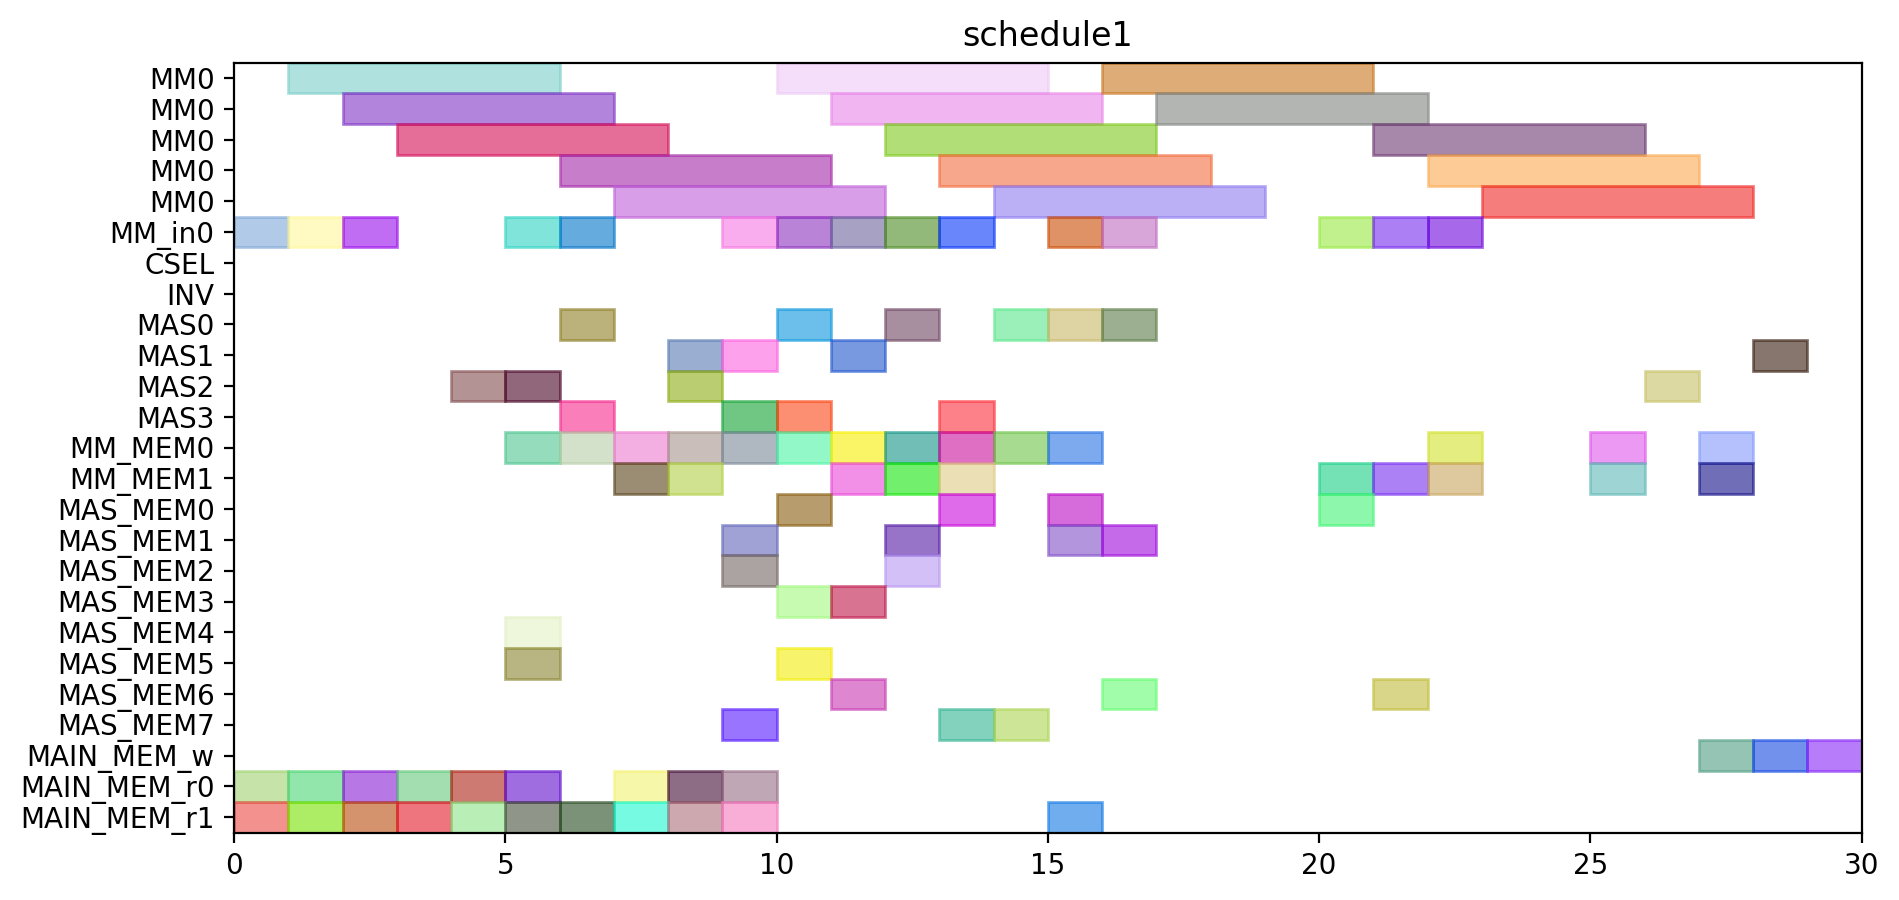

Generate this figure with Python:
from pyschedule import Scenario, solvers, plotters, alt


def solve():
	horizon = 112
	S = Scenario("schedule1", horizon=horizon)

	# resource
	MM = S.Resources('MM', num=1, size=5)
	MM_in = S.Resources('MM_in', num=1)
	CSEL = S.Resource('CSEL')
	INV = S.Resource('INV')
	MAS = S.Resources('MAS', num=4, size=1, periods=range(1, horizon))
	MM_MEM = S.Resources('MM_MEM', num=2)
	MAS_MEM = S.Resources('MAS_MEM', num=8)
	MAIN_MEM_w = S.Resource('MAIN_MEM_w', size=1)
	MAIN_MEM_r = S.Resources('MAIN_MEM_r', num=2)

	# result of previous scheduling
	t0_in = S.Task('t0_in', length=1, delay_cost=1)
	S += t0_in >= 0
	t0_in += MM_in[0]

	t0_mem0 = S.Task('t0_mem0', length=1, delay_cost=1)
	S += t0_mem0 >= 0
	t0_mem0 += MAIN_MEM_r[0]

	t0_mem1 = S.Task('t0_mem1', length=1, delay_cost=1)
	S += t0_mem1 >= 0
	t0_mem1 += MAIN_MEM_r[1]

	t0 = S.Task('t0', length=5, delay_cost=1)
	S += t0 >= 1
	t0 += MM[0]

	t2_in = S.Task('t2_in', length=1, delay_cost=1)
	S += t2_in >= 1
	t2_in += MM_in[0]

	t2_mem0 = S.Task('t2_mem0', length=1, delay_cost=1)
	S += t2_mem0 >= 1
	t2_mem0 += MAIN_MEM_r[0]

	t2_mem1 = S.Task('t2_mem1', length=1, delay_cost=1)
	S += t2_mem1 >= 1
	t2_mem1 += MAIN_MEM_r[1]

	t1_in = S.Task('t1_in', length=1, delay_cost=1)
	S += t1_in >= 2
	t1_in += MM_in[0]

	t1_mem0 = S.Task('t1_mem0', length=1, delay_cost=1)
	S += t1_mem0 >= 2
	t1_mem0 += MAIN_MEM_r[0]

	t1_mem1 = S.Task('t1_mem1', length=1, delay_cost=1)
	S += t1_mem1 >= 2
	t1_mem1 += MAIN_MEM_r[1]

	t2 = S.Task('t2', length=5, delay_cost=1)
	S += t2 >= 2
	t2 += MM[0]

	t1 = S.Task('t1', length=5, delay_cost=1)
	S += t1 >= 3
	t1 += MM[0]

	t4_mem0 = S.Task('t4_mem0', length=1, delay_cost=1)
	S += t4_mem0 >= 3
	t4_mem0 += MAIN_MEM_r[0]

	t4_mem1 = S.Task('t4_mem1', length=1, delay_cost=1)
	S += t4_mem1 >= 3
	t4_mem1 += MAIN_MEM_r[1]

	t3_mem0 = S.Task('t3_mem0', length=1, delay_cost=1)
	S += t3_mem0 >= 4
	t3_mem0 += MAIN_MEM_r[0]

	t3_mem1 = S.Task('t3_mem1', length=1, delay_cost=1)
	S += t3_mem1 >= 4
	t3_mem1 += MAIN_MEM_r[1]

	t4 = S.Task('t4', length=1, delay_cost=1)
	S += t4 >= 4
	t4 += MAS[2]

	t14_mem0 = S.Task('t14_mem0', length=1, delay_cost=1)
	S += t14_mem0 >= 5
	t14_mem0 += MAIN_MEM_r[0]

	t14_mem1 = S.Task('t14_mem1', length=1, delay_cost=1)
	S += t14_mem1 >= 5
	t14_mem1 += MAIN_MEM_r[1]

	t18_mem0 = S.Task('t18_mem0', length=1, delay_cost=1)
	S += t18_mem0 >= 5
	t18_mem0 += MM_MEM[0]

	t3 = S.Task('t3', length=1, delay_cost=1)
	S += t3 >= 5
	t3 += MAS[2]

	t5_in = S.Task('t5_in', length=1, delay_cost=1)
	S += t5_in >= 5
	t5_in += MM_in[0]

	t5_mem0 = S.Task('t5_mem0', length=1, delay_cost=1)
	S += t5_mem0 >= 5
	t5_mem0 += MAS_MEM[4]

	t5_mem1 = S.Task('t5_mem1', length=1, delay_cost=1)
	S += t5_mem1 >= 5
	t5_mem1 += MAS_MEM[5]

	t14 = S.Task('t14', length=1, delay_cost=1)
	S += t14 >= 6
	t14 += MAS[3]

	t18 = S.Task('t18', length=1, delay_cost=1)
	S += t18 >= 6
	t18 += MAS[0]

	t20_in = S.Task('t20_in', length=1, delay_cost=1)
	S += t20_in >= 6
	t20_in += MM_in[0]

	t20_mem0 = S.Task('t20_mem0', length=1, delay_cost=1)
	S += t20_mem0 >= 6
	t20_mem0 += MM_MEM[0]

	t20_mem1 = S.Task('t20_mem1', length=1, delay_cost=1)
	S += t20_mem1 >= 6
	t20_mem1 += MAIN_MEM_r[1]

	t5 = S.Task('t5', length=5, delay_cost=1)
	S += t5 >= 6
	t5 += MM[0]

	t20 = S.Task('t20', length=5, delay_cost=1)
	S += t20 >= 7
	t20 += MM[0]

	t6_mem0 = S.Task('t6_mem0', length=1, delay_cost=1)
	S += t6_mem0 >= 7
	t6_mem0 += MM_MEM[0]

	t6_mem1 = S.Task('t6_mem1', length=1, delay_cost=1)
	S += t6_mem1 >= 7
	t6_mem1 += MM_MEM[1]

	t9_mem0 = S.Task('t9_mem0', length=1, delay_cost=1)
	S += t9_mem0 >= 7
	t9_mem0 += MAIN_MEM_r[0]

	t9_mem1 = S.Task('t9_mem1', length=1, delay_cost=1)
	S += t9_mem1 >= 7
	t9_mem1 += MAIN_MEM_r[1]

	t13_mem0 = S.Task('t13_mem0', length=1, delay_cost=1)
	S += t13_mem0 >= 8
	t13_mem0 += MAIN_MEM_r[0]

	t13_mem1 = S.Task('t13_mem1', length=1, delay_cost=1)
	S += t13_mem1 >= 8
	t13_mem1 += MAIN_MEM_r[1]

	t16_mem0 = S.Task('t16_mem0', length=1, delay_cost=1)
	S += t16_mem0 >= 8
	t16_mem0 += MM_MEM[0]

	t16_mem1 = S.Task('t16_mem1', length=1, delay_cost=1)
	S += t16_mem1 >= 8
	t16_mem1 += MM_MEM[1]

	t6 = S.Task('t6', length=1, delay_cost=1)
	S += t6 >= 8
	t6 += MAS[2]

	t9 = S.Task('t9', length=1, delay_cost=1)
	S += t9 >= 8
	t9 += MAS[1]

	t13 = S.Task('t13', length=1, delay_cost=1)
	S += t13 >= 9
	t13 += MAS[1]

	t15_in = S.Task('t15_in', length=1, delay_cost=1)
	S += t15_in >= 9
	t15_in += MM_in[0]

	t15_mem0 = S.Task('t15_mem0', length=1, delay_cost=1)
	S += t15_mem0 >= 9
	t15_mem0 += MAS_MEM[2]

	t15_mem1 = S.Task('t15_mem1', length=1, delay_cost=1)
	S += t15_mem1 >= 9
	t15_mem1 += MAS_MEM[7]

	t16 = S.Task('t16', length=1, delay_cost=1)
	S += t16 >= 9
	t16 += MAS[3]

	t19_mem0 = S.Task('t19_mem0', length=1, delay_cost=1)
	S += t19_mem0 >= 9
	t19_mem0 += MM_MEM[0]

	t19_mem1 = S.Task('t19_mem1', length=1, delay_cost=1)
	S += t19_mem1 >= 9
	t19_mem1 += MAS_MEM[1]

	t8_mem0 = S.Task('t8_mem0', length=1, delay_cost=1)
	S += t8_mem0 >= 9
	t8_mem0 += MAIN_MEM_r[0]

	t8_mem1 = S.Task('t8_mem1', length=1, delay_cost=1)
	S += t8_mem1 >= 9
	t8_mem1 += MAIN_MEM_r[1]

	t10_in = S.Task('t10_in', length=1, delay_cost=1)
	S += t10_in >= 10
	t10_in += MM_in[0]

	t10_mem0 = S.Task('t10_mem0', length=1, delay_cost=1)
	S += t10_mem0 >= 10
	t10_mem0 += MAS_MEM[0]

	t10_mem1 = S.Task('t10_mem1', length=1, delay_cost=1)
	S += t10_mem1 >= 10
	t10_mem1 += MAS_MEM[3]

	t15 = S.Task('t15', length=5, delay_cost=1)
	S += t15 >= 10
	t15 += MM[0]

	t19 = S.Task('t19', length=1, delay_cost=1)
	S += t19 >= 10
	t19 += MAS[3]

	t7_mem0 = S.Task('t7_mem0', length=1, delay_cost=1)
	S += t7_mem0 >= 10
	t7_mem0 += MM_MEM[0]

	t7_mem1 = S.Task('t7_mem1', length=1, delay_cost=1)
	S += t7_mem1 >= 10
	t7_mem1 += MAS_MEM[5]

	t8 = S.Task('t8', length=1, delay_cost=1)
	S += t8 >= 10
	t8 += MAS[0]

	t10 = S.Task('t10', length=5, delay_cost=1)
	S += t10 >= 11
	t10 += MM[0]

	t22_mem0 = S.Task('t22_mem0', length=1, delay_cost=1)
	S += t22_mem0 >= 11
	t22_mem0 += MM_MEM[0]

	t22_mem1 = S.Task('t22_mem1', length=1, delay_cost=1)
	S += t22_mem1 >= 11
	t22_mem1 += MM_MEM[1]

	t28_in = S.Task('t28_in', length=1, delay_cost=1)
	S += t28_in >= 11
	t28_in += MM_in[0]

	t28_mem0 = S.Task('t28_mem0', length=1, delay_cost=1)
	S += t28_mem0 >= 11
	t28_mem0 += MAS_MEM[6]

	t28_mem1 = S.Task('t28_mem1', length=1, delay_cost=1)
	S += t28_mem1 >= 11
	t28_mem1 += MAS_MEM[3]

	t7 = S.Task('t7', length=1, delay_cost=1)
	S += t7 >= 11
	t7 += MAS[1]

	t21_mem0 = S.Task('t21_mem0', length=1, delay_cost=1)
	S += t21_mem0 >= 12
	t21_mem0 += MM_MEM[0]

	t21_mem1 = S.Task('t21_mem1', length=1, delay_cost=1)
	S += t21_mem1 >= 12
	t21_mem1 += MM_MEM[1]

	t22 = S.Task('t22', length=1, delay_cost=1)
	S += t22 >= 12
	t22 += MAS[0]

	t25_in = S.Task('t25_in', length=1, delay_cost=1)
	S += t25_in >= 12
	t25_in += MM_in[0]

	t25_mem0 = S.Task('t25_mem0', length=1, delay_cost=1)
	S += t25_mem0 >= 12
	t25_mem0 += MAS_MEM[2]

	t25_mem1 = S.Task('t25_mem1', length=1, delay_cost=1)
	S += t25_mem1 >= 12
	t25_mem1 += MAS_MEM[1]

	t28 = S.Task('t28', length=5, delay_cost=1)
	S += t28 >= 12
	t28 += MM[0]

	t11_mem0 = S.Task('t11_mem0', length=1, delay_cost=1)
	S += t11_mem0 >= 13
	t11_mem0 += MM_MEM[0]

	t11_mem1 = S.Task('t11_mem1', length=1, delay_cost=1)
	S += t11_mem1 >= 13
	t11_mem1 += MM_MEM[1]

	t21 = S.Task('t21', length=1, delay_cost=1)
	S += t21 >= 13
	t21 += MAS[3]

	t25 = S.Task('t25', length=5, delay_cost=1)
	S += t25 >= 13
	t25 += MM[0]

	t27_in = S.Task('t27_in', length=1, delay_cost=1)
	S += t27_in >= 13
	t27_in += MM_in[0]

	t27_mem0 = S.Task('t27_mem0', length=1, delay_cost=1)
	S += t27_mem0 >= 13
	t27_mem0 += MAS_MEM[0]

	t27_mem1 = S.Task('t27_mem1', length=1, delay_cost=1)
	S += t27_mem1 >= 13
	t27_mem1 += MAS_MEM[7]

	t11 = S.Task('t11', length=1, delay_cost=1)
	S += t11 >= 14
	t11 += MAS[0]

	t17_mem0 = S.Task('t17_mem0', length=1, delay_cost=1)
	S += t17_mem0 >= 14
	t17_mem0 += MM_MEM[0]

	t17_mem1 = S.Task('t17_mem1', length=1, delay_cost=1)
	S += t17_mem1 >= 14
	t17_mem1 += MAS_MEM[7]

	t27 = S.Task('t27', length=5, delay_cost=1)
	S += t27 >= 14
	t27 += MM[0]

	t12_mem0 = S.Task('t12_mem0', length=1, delay_cost=1)
	S += t12_mem0 >= 15
	t12_mem0 += MM_MEM[0]

	t12_mem1 = S.Task('t12_mem1', length=1, delay_cost=1)
	S += t12_mem1 >= 15
	t12_mem1 += MAS_MEM[1]

	t17 = S.Task('t17', length=1, delay_cost=1)
	S += t17 >= 15
	t17 += MAS[0]

	t23_in = S.Task('t23_in', length=1, delay_cost=1)
	S += t23_in >= 15
	t23_in += MM_in[0]

	t23_mem0 = S.Task('t23_mem0', length=1, delay_cost=1)
	S += t23_mem0 >= 15
	t23_mem0 += MAS_MEM[0]

	t23_mem1 = S.Task('t23_mem1', length=1, delay_cost=1)
	S += t23_mem1 >= 15
	t23_mem1 += MAIN_MEM_r[1]

	t12 = S.Task('t12', length=1, delay_cost=1)
	S += t12 >= 16
	t12 += MAS[0]

	t23 = S.Task('t23', length=5, delay_cost=1)
	S += t23 >= 16
	t23 += MM[0]

	t29_in = S.Task('t29_in', length=1, delay_cost=1)
	S += t29_in >= 16
	t29_in += MM_in[0]

	t29_mem0 = S.Task('t29_mem0', length=1, delay_cost=1)
	S += t29_mem0 >= 16
	t29_mem0 += MAS_MEM[6]

	t29_mem1 = S.Task('t29_mem1', length=1, delay_cost=1)
	S += t29_mem1 >= 16
	t29_mem1 += MAS_MEM[1]

	t29 = S.Task('t29', length=5, delay_cost=1)
	S += t29 >= 17
	t29 += MM[0]


	# new tasks
	t24_in = S.Task('t24_in', length=1, delay_cost=1)
	t24_in += alt(MM_in)
	t24 = S.Task('t24', length=5, delay_cost=1)
	t24 += alt(MM)
	S += t24>=t24_in

	t24_mem0 = S.Task('t24_mem0', length=1, delay_cost=1)
	t24_mem0 += MAS_MEM[0]
	S += 16 < t24_mem0
	S += t24_mem0 <= t24

	t24_mem1 = S.Task('t24_mem1', length=1, delay_cost=1)
	t24_mem1 += MM_MEM[1]
	S += 20 < t24_mem1
	S += t24_mem1 <= t24

	t26_in = S.Task('t26_in', length=1, delay_cost=1)
	t26_in += alt(MM_in)
	t26 = S.Task('t26', length=5, delay_cost=1)
	t26 += alt(MM)
	S += t26>=t26_in

	t26_mem0 = S.Task('t26_mem0', length=1, delay_cost=1)
	t26_mem0 += MAS_MEM[6]
	S += 10 < t26_mem0
	S += t26_mem0 <= t26

	t26_mem1 = S.Task('t26_mem1', length=1, delay_cost=1)
	t26_mem1 += MM_MEM[1]
	S += 20 < t26_mem1
	S += t26_mem1 <= t26

	PZ_new_in = S.Task('PZ_new_in', length=1, delay_cost=1)
	PZ_new_in += alt(MM_in)
	PZ_new = S.Task('PZ_new', length=5, delay_cost=1)
	PZ_new += alt(MM)
	S += PZ_new>=PZ_new_in

	S += 0<PZ_new

	PZ_new_w = S.Task('PZ_new_w', length=1, delay_cost=1)
	PZ_new_w += alt(MAIN_MEM_w)
	S += PZ_new <= PZ_new_w

	PZ_new_mem0 = S.Task('PZ_new_mem0', length=1, delay_cost=1)
	PZ_new_mem0 += MM_MEM[0]
	S += 21 < PZ_new_mem0
	S += PZ_new_mem0 <= PZ_new

	PZ_new_mem1 = S.Task('PZ_new_mem1', length=1, delay_cost=1)
	PZ_new_mem1 += MM_MEM[1]
	S += 16 < PZ_new_mem1
	S += PZ_new_mem1 <= PZ_new

	PX_new = S.Task('PX_new', length=1, delay_cost=1)
	PX_new += alt(MAS)

	S += 0<PX_new

	PX_new_w = S.Task('PX_new_w', length=1, delay_cost=1)
	PX_new_w += alt(MAIN_MEM_w)
	S += PX_new <= PX_new_w

	PX_new_mem0 = S.Task('PX_new_mem0', length=1, delay_cost=1)
	PX_new_mem0 += MM_MEM[0]
	S += 17 < PX_new_mem0
	S += PX_new_mem0 <= PX_new

	PX_new_mem1 = S.Task('PX_new_mem1', length=1, delay_cost=1)
	PX_new_mem1 += alt(MM_MEM)
	S += (t24*MM[0])-1 < PX_new_mem1*MM_MEM[1]
	S += PX_new_mem1 <= PX_new

	PY_new = S.Task('PY_new', length=1, delay_cost=1)
	PY_new += alt(MAS)

	S += 0<PY_new

	PY_new_w = S.Task('PY_new_w', length=1, delay_cost=1)
	PY_new_w += alt(MAIN_MEM_w)
	S += PY_new <= PY_new_w

	PY_new_mem0 = S.Task('PY_new_mem0', length=1, delay_cost=1)
	PY_new_mem0 += MM_MEM[0]
	S += 18 < PY_new_mem0
	S += PY_new_mem0 <= PY_new

	PY_new_mem1 = S.Task('PY_new_mem1', length=1, delay_cost=1)
	PY_new_mem1 += alt(MM_MEM)
	S += (t26*MM[0])-1 < PY_new_mem1*MM_MEM[1]
	S += PY_new_mem1 <= PY_new

	solvers.mip.solve(S,msg=1,ratio_gap=1.01)

	solution = [['hoge']*len(S.solution()[1]) for i in range(len(S.solution()))]
	for i in range(len(S.solution())):
		for j in range(len(S.solution()[i])):
			solution[i][j]=str(S.solution()[i][j])
	print(solution)

	cycles = int(solution[-1][3])

	pic_file_name = "/home/mfukuda/ABE/multiRAM_multiMAS_16mux/scheduling_result/stage5MM1_stage1MAS4/EP_ADD_A_0/schedule1.png"
	if(S.solution() != []):
		plotters.matplotlib.plot(S,img_filename=pic_file_name, show_task_labels=False, fig_size=(cycles*0.25+3, 5))

	return solution
